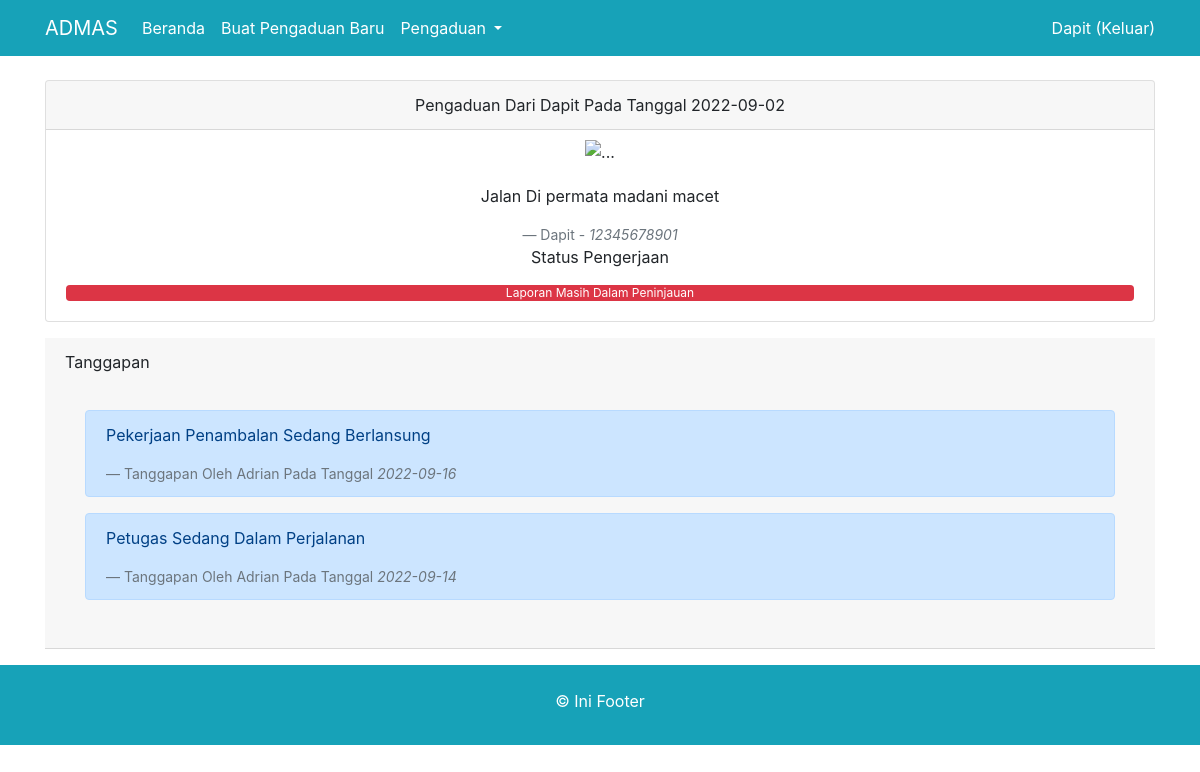
The page /pengaduan_detail.php?id_pengaduan=2 (signed in) on the database its author committed.
### tables this page shows
CREATE TABLE `pengaduan` (
  `id_pengaduan` int(11) NOT NULL,
  `tgl_pengaduan` date NOT NULL,
  `nik` varchar(16) NOT NULL,
  `isi_laporan` text NOT NULL,
  `foto` varchar(255) NOT NULL,
  `status` enum('0','proses','selesai') NOT NULL
);

CREATE TABLE `masyarakat` (
  `nik` varchar(16) NOT NULL,
  `nama` varchar(35) NOT NULL,
  `username` varchar(25) NOT NULL,
  `password` varchar(50) NOT NULL,
  `telp` varchar(13) NOT NULL
);

CREATE TABLE `tanggapan` (
  `id_tanggapan` int(11) NOT NULL,
  `id_pengaduan` int(11) NOT NULL,
  `tgl_pengaduan` date NOT NULL,
  `tanggapan` text NOT NULL,
  `id_petugas` int(11) NOT NULL
);

CREATE TABLE `petugas` (
  `id_petugas` int(11) NOT NULL,
  `nama_petugas` varchar(35) NOT NULL,
  `username` varchar(26) NOT NULL,
  `password` varchar(32) NOT NULL,
  `telp` varchar(16) NOT NULL,
  `level` enum('admin','petugas') NOT NULL
);

### pengaduan_detail.php (the view, shortened to what this page needs)
<?php
if (!empty($_SESSION['nik_login'])) {
    include 'header.php';
    include 'conn.php';
    include 'navigasi.php';
    $id_pengaduan       = $_GET['id_pengaduan'];
    $sql_pengaduan      = "SELECT * FROM `pengaduan` INNER JOIN masyarakat on pengaduan.nik = masyarakat.nik WHERE id_pengaduan = '$id_pengaduan'";
    $eksekusi_pengaduan = mysqli_query($conn, $sql_pengaduan);
    $data_pengaduan     = mysqli_fetch_array($eksekusi_pengaduan);
?>
    <div class="container">
        <div class="card mt-4 text-center">
            <div class="card-header">
                Pengaduan Dari <?php echo $data_pengaduan['nama']; ?> Pada Tanggal <?php echo $data_pengaduan['tgl_pengaduan']; ?>
            </div>
            <div class="mt-2">
                <img src="img_pengaduan/<?php echo $data_pengaduan['foto']; ?>" class="img-fluid" width="50%" alt="...">
            </div>
            <div class="card-body">
                <p class="card-text"><?php echo $data_pengaduan['isi_laporan']; ?></p>
                <footer class="blockquote-footer"><?php echo $data_pengaduan['nama']; ?> - <cite title="Source Title"><?php echo $data_pengaduan['nik']; ?></cite></footer>
                <p>Status Pengerjaan</p>
                <?php
                $progress = $data_pengaduan['status'];
                if ($progress == 0) {
                    $warna   = "bg-danger";
                    $panjang = 100;
                    $isi     = "Laporan Masih Dalam Peninjauan";
                } elseif ($progress == 'proses') {
                    $warna   = "bg-warning";
                    $panjang = 50;
                    $isi     = "Pengerjaan Sedang Berlansung";
                } else {
                    $warna   = "bg-success";
                    $panjang = 100;
                    $isi     = "Sudah Di tangani";
                }
                ?>
                <div class="progress">
                    <div class="progress-bar <?php echo $warna; ?>" role="progressbar" style="width: <?php echo $panjang; ?>%" aria-valuenow="100" aria-valuemin="0" aria-valuemax="100"><?php echo $isi; ?></div>
                </div>
            </div>
        </div>
        <div class="card-header mt-3">
            Tanggapan
            <div class="card-body">
                <?php
                $sql_tanggapan = "SELECT * FROM `tanggapan` INNER JOIN petugas ON tanggapan.id_petugas = petugas.id_petugas WHERE id_pengaduan = '$id_pengaduan' order by id_tanggapan DESC";
                $eksekusi_sql_tanggapan  = mysqli_query($conn, $sql_tanggapan);
                while ($data_tanggapan = mysqli_fetch_array($eksekusi_sql_tanggapan)) {
                ?>
                    <div class="alert alert-primary mt-3" role="alert">
                        <p><?php echo $data_tanggapan['tanggapan']; ?></p>
                        <footer class="blockquote-footer">Tanggapan Oleh <?php echo $data_tanggapan['nama_petugas']; ?> Pada Tanggal <cite title="Source Title"><?php echo $data_tanggapan['tgl_pengaduan']; ?></cite></footer>
                    </div>
                <?php } ?>
            </div>
        </div>
    </div>
    <div class="bg-info text-white pt-4 pb-3 mt-3">
        <div class="container text-center">
            <p>&copy Ini Footer</p>
        </div>
    </div>
<?php
    include 'footer.php';
}
?>

### rows shown on the page
pengaduan: nik.nama "Dapit", tgl_pengaduan "2022-09-02", isi_laporan "Jalan Di permata madani macet", nik.nik "12345678901", status "Laporan Masih Dalam Peninjauan"
tanggapan: tanggapan "Pekerjaan Penambalan Sedang Berlansung", id_petugas.nama_petugas "Adrian", tgl_pengaduan "2022-09-16"
tanggapan: tanggapan "Petugas Sedang Dalam Perjalanan", id_petugas.nama_petugas "Adrian", tgl_pengaduan "2022-09-14"

### other values the page prints
$nama_login "Dapit"
